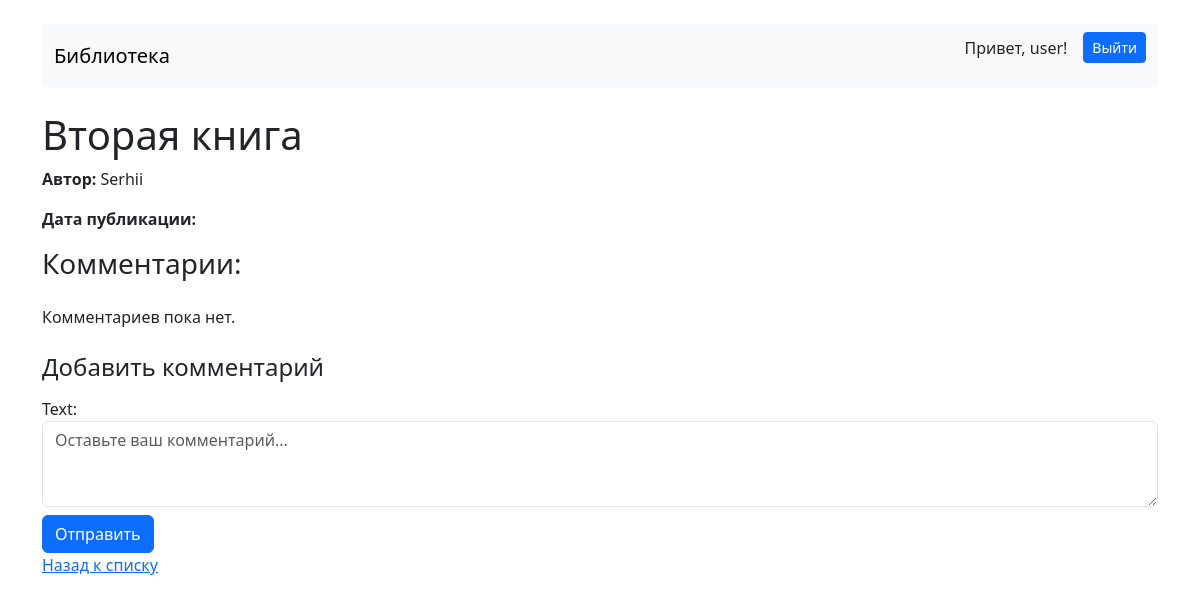
/11/ (signed in), run on an earlier commit of the app's database.
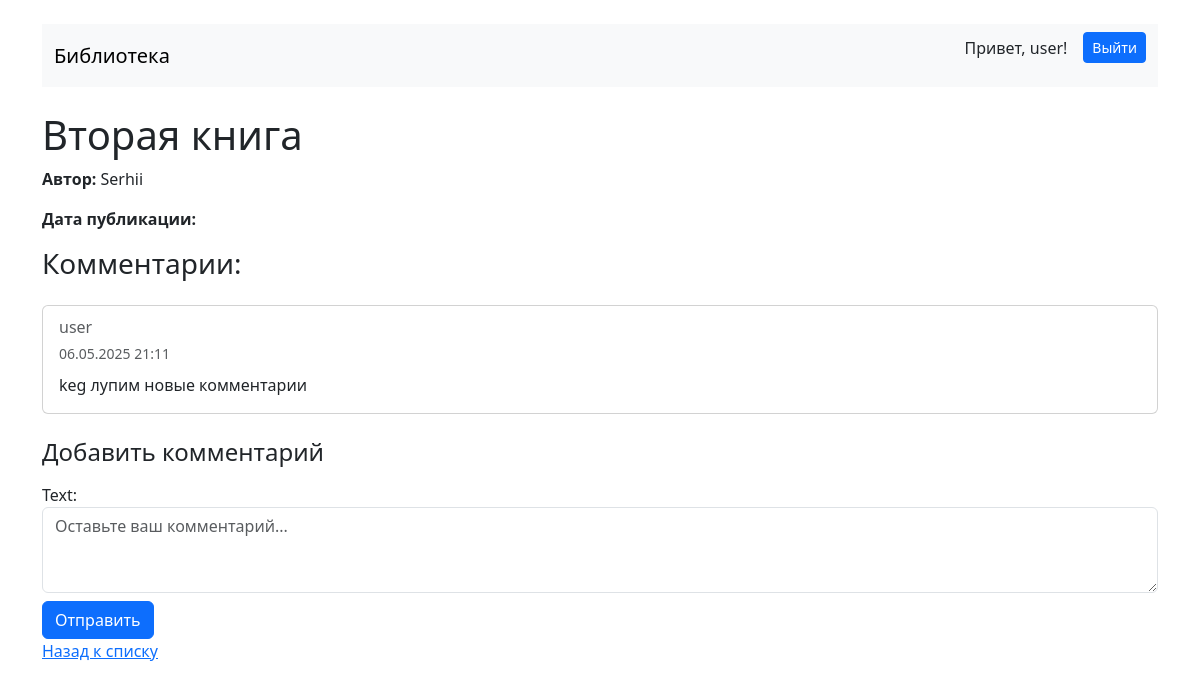
And on a later commit of the database.
### news/models.py (models this page shows, shortened)
class Comment(models.Model):
    book = models.ForeignKey('Book', on_delete=models.CASCADE, related_name='comments')
    user = models.ForeignKey(User, on_delete=models.CASCADE, related_name='comments')
    text = models.TextField()
    created_at = models.DateTimeField(auto_now_add=True)

### news/views.py (the view, shortened to what this page needs)
# urls.py: path('<int:pk>/', BookDetailView.as_view(), name='book_detail'),
class BookDetailView(DetailView):
    model = Book
    template_name = 'news/book_detail.html'
    context_object_name = 'book'
    def get_context_data(self, **kwargs):
        context = super().get_context_data(**kwargs)
        context['form'] = CommentForm()
        context['comments'] = self.object.comments.all()
        return context

### news/forms.py
class CommentForm(forms.ModelForm):
    class Meta:
        model = Comment
        fields = ['text']
        widgets = {
            'text': forms.Textarea(attrs={
                'class': 'form-control',
                'rows': 3,
                'placeholder': 'Оставьте ваш комментарий...'
            }),
        }

### news/models.py (called while the page is built)
    def __str__(self):
        return self.name

### templates/news/book_detail.html (shortened to what this page needs)
{% extends 'news/layout.html' %}
{% block content %}
<h1>{{ book.title }}</h1>
<p><strong>Автор:</strong> {{ book.author }}</p>
<p><strong>Дата публикации:</strong> {{ book.published_date }}</p>
<h3 class="mb-4">Комментарии:</h3>
<div class="mb-3">
  {% for comment in comments %}
    <div class="card mb-3">
      <div class="card-body">
        <h6 class="card-subtitle mb-1 text-muted">{{ comment.user.username }}</h6>
        <small class="text-muted">{{ comment.created_at|date:"d.m.Y H:i" }}</small>
        <p class="card-text mt-2">{{ comment.text }}</p>
      </div>
    </div>
  {% empty %}
    <p>Комментариев пока нет.</p>
  {% endfor %}
</div>
{% if user.is_authenticated %}
    <h4 class="mt-4">Добавить комментарий</h4>
    <form method="post" class="mt-3">
      <div class="form-group">
        {{ form.text.label_tag }}
        {{ form.text }}
      </div>
      <button type="submit" class="btn btn-primary mt-2">Отправить</button>
    </form>
{% else %}
  <p><a href="{% url 'login' %}">Войдите</a>, чтобы оставить комментарий.</p>
{% endif %}
<a href="{% url 'book_list' %}">Назад к списку</a>
{% endblock %}

What changed in the data, as far as the page shows it:
added Comment: user.username "user", created_at "06.05.2025 21:11", text "keg лупим новые комментарии"
Also different on the page:
text no longer shown: "Комментариев пока нет."
